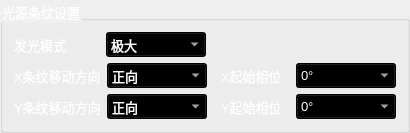
           <widget class="QGroupBox" name="groupBox_5">
            <property name="maximumSize">
             <size>
              <width>16777215</width>
              <height>400</height>
             </size>
            </property>
            <property name="font">
             <font>
              <pointsize>10</pointsize>
             </font>
            </property>
            <property name="styleSheet">
             <string notr="true">color: rgb(255, 255, 255);</string>
            </property>
            <property name="title">
             <string>光源条纹设置</string>
            </property>
            <layout class="QGridLayout" name="gridLayout_6">
             <item row="0" column="0">
              <layout class="QHBoxLayout" name="horizontalLayout_92">
               <item>
                <widget class="QLabel" name="label_105">
                 <property name="maximumSize">
                  <size>
                   <width>60</width>
                   <height>16777215</height>
                  </size>
                 </property>
                 <property name="font">
                  <font>
                   <pointsize>10</pointsize>
                  </font>
                 </property>
                 <property name="styleSheet">
                  <string notr="true">color: rgb(255, 255, 255);</string>
                 </property>
                 <property name="text">
                  <string>发光模式</string>
                 </property>
                </widget>
               </item>
               <item>
                <spacer name="horizontalSpacer_54">
                 <property name="orientation">
                  <enum>Qt::Horizontal</enum>
                 </property>
                 <property name="sizeType">
                  <enum>QSizePolicy::Fixed</enum>
                 </property>
                 <property name="sizeHint" stdset="0">
                  <size>
                   <width>34</width>
                   <height>20</height>
                  </size>
                 </property>
                </spacer>
               </item>
               <item>
                <widget class="QComboBox" name="LightMode">
                 <property name="minimumSize">
                  <size>
                   <width>100</width>
                   <height>25</height>
                  </size>
                 </property>
                 <property name="font">
                  <font>
                   <pointsize>10</pointsize>
                  </font>
                 </property>
                 <property name="styleSheet">
                  <string notr="true">background-color: rgb(0, 0, 0);
</string>
                 </property>
                 <item>
                  <property name="text">
                   <string>极大</string>
                  </property>
                 </item>
                 <item>
                  <property name="text">
                   <string>大</string>
                  </property>
                 </item>
                 <item>
                  <property name="text">
                   <string>标准</string>
                  </property>
                 </item>
                 <item>
                  <property name="text">
                   <string>小</string>
                  </property>
                 </item>
                 <item>
                  <property name="text">
                   <string>极小</string>
                  </property>
                 </item>
                </widget>
               </item>
               <item>
                <spacer name="horizontalSpacer_57">
                 <property name="orientation">
                  <enum>Qt::Horizontal</enum>
                 </property>
                 <property name="sizeType">
                  <enum>QSizePolicy::Fixed</enum>
                 </property>
                 <property name="sizeHint" stdset="0">
                  <size>
                   <width>190</width>
                   <height>20</height>
                  </size>
                 </property>
                </spacer>
               </item>
              </layout>
             </item>
             <item row="2" column="0">
              <layout class="QHBoxLayout" name="horizontalLayout_97">
               <item>
                <layout class="QHBoxLayout" name="horizontalLayout_98">
                 <item>
                  <widget class="QLabel" name="label_108">
                   <property name="maximumSize">
                    <size>
                     <width>100</width>
                     <height>16777215</height>
                    </size>
                   </property>
                   <property name="font">
                    <font>
                     <pointsize>10</pointsize>
                    </font>
                   </property>
                   <property name="styleSheet">
                    <string notr="true">color: rgb(255, 255, 255);</string>
                   </property>
                   <property name="text">
                    <string>Y条纹移动方向</string>
                   </property>
                  </widget>
                 </item>
                 <item>
                  <widget class="QComboBox" name="LightMode_5">
                   <property name="minimumSize">
                    <size>
                     <width>100</width>
                     <height>25</height>
                    </size>
                   </property>
                   <property name="font">
                    <font>
                     <pointsize>10</pointsize>
                    </font>
                   </property>
                   <property name="styleSheet">
                    <string notr="true">background-color: rgb(0, 0, 0);
</string>
                   </property>
                   <item>
                    <property name="text">
                     <string>正向</string>
                    </property>
                   </item>
                   <item>
                    <property name="text">
                     <string>反向</string>
                    </property>
                   </item>
                  </widget>
                 </item>
                </layout>
               </item>
               <item>
                <spacer name="horizontalSpacer_62">
                 <property name="orientation">
                  <enum>Qt::Horizontal</enum>
                 </property>
                 <property name="sizeType">
                  <enum>QSizePolicy::Fixed</enum>
                 </property>
                 <property name="sizeHint" stdset="0">
                  <size>
                   <width>8</width>
                   <height>17</height>
                  </size>
                 </property>
                </spacer>
               </item>
               <item>
                <layout class="QHBoxLayout" name="horizontalLayout_99">
                 <item>
                  <widget class="QLabel" name="label_109">
                   <property name="maximumSize">
                    <size>
                     <width>100</width>
                     <height>16777215</height>
                    </size>
                   </property>
                   <property name="font">
                    <font>
                     <pointsize>10</pointsize>
                    </font>
                   </property>
                   <property name="styleSheet">
                    <string notr="true">color: rgb(255, 255, 255);</string>
                   </property>
                   <property name="text">
                    <string>Y起始相位</string>
                   </property>
                  </widget>
                 </item>
                 <item>
                  <widget class="QComboBox" name="LightMode_6">
                   <property name="minimumSize">
                    <size>
                     <width>100</width>
                     <height>25</height>
                    </size>
                   </property>
                   <property name="font">
                    <font>
                     <pointsize>10</pointsize>
                    </font>
                   </property>
                   <property name="styleSheet">
                    <string notr="true">background-color: rgb(0, 0, 0);
</string>
                   </property>
                   <item>
                    <property name="text">
                     <string>0°</string>
                    </property>
                   </item>
                   <item>
                    <property name="text">
                     <string>90°</string>
                    </property>
                   </item>
                   <item>
                    <property name="text">
                     <string>180°</string>
                    </property>
                   </item>
                   <item>
                    <property name="text">
                     <string>270°</string>
                    </property>
                   </item>
                  </widget>
                 </item>
                </layout>
               </item>
              </layout>
             </item>
             <item row="1" column="0">
              <layout class="QHBoxLayout" name="horizontalLayout_94">
               <item>
                <layout class="QHBoxLayout" name="horizontalLayout_95">
                 <item>
                  <widget class="QLabel" name="label_106">
                   <property name="maximumSize">
                    <size>
                     <width>100</width>
                     <height>16777215</height>
                    </size>
                   </property>
                   <property name="font">
                    <font>
                     <pointsize>10</pointsize>
                    </font>
                   </property>
                   <property name="styleSheet">
                    <string notr="true">color: rgb(255, 255, 255);</string>
                   </property>
                   <property name="text">
                    <string>X条纹移动方向</string>
                   </property>
                  </widget>
                 </item>
                 <item>
                  <widget class="QComboBox" name="LightMode3">
                   <property name="minimumSize">
                    <size>
                     <width>100</width>
                     <height>25</height>
                    </size>
                   </property>
                   <property name="font">
                    <font>
                     <pointsize>10</pointsize>
                    </font>
                   </property>
                   <property name="styleSheet">
                    <string notr="true">background-color: rgb(0, 0, 0);
</string>
                   </property>
                   <item>
                    <property name="text">
                     <string>正向</string>
                    </property>
                   </item>
                   <item>
                    <property name="text">
                     <string>反向</string>
                    </property>
                   </item>
                  </widget>
                 </item>
                </layout>
               </item>
               <item>
                <spacer name="horizontalSpacer_61">
                 <property name="orientation">
                  <enum>Qt::Horizontal</enum>
                 </property>
                 <property name="sizeType">
                  <enum>QSizePolicy::Fixed</enum>
                 </property>
                 <property name="sizeHint" stdset="0">
                  <size>
                   <width>8</width>
                   <height>17</height>
                  </size>
                 </property>
                </spacer>
               </item>
               <item>
                <layout class="QHBoxLayout" name="horizontalLayout_96">
                 <item>
                  <widget class="QLabel" name="label_107">
                   <property name="maximumSize">
                    <size>
                     <width>100</width>
                     <height>16777215</height>
                    </size>
                   </property>
                   <property name="font">
                    <font>
                     <pointsize>10</pointsize>
                    </font>
                   </property>
                   <property name="styleSheet">
                    <string notr="true">color: rgb(255, 255, 255);</string>
                   </property>
                   <property name="text">
                    <string>X起始相位</string>
                   </property>
                  </widget>
                 </item>
                 <item>
                  <widget class="QComboBox" name="LightMode_4">
                   <property name="minimumSize">
                    <size>
                     <width>100</width>
                     <height>25</height>
                    </size>
                   </property>
                   <property name="font">
                    <font>
                     <pointsize>10</pointsize>
                    </font>
                   </property>
                   <property name="styleSheet">
                    <string notr="true">background-color: rgb(0, 0, 0);
</string>
                   </property>
                   <item>
                    <property name="text">
                     <string>0°</string>
                    </property>
                   </item>
                   <item>
                    <property name="text">
                     <string>90°</string>
                    </property>
                   </item>
                   <item>
                    <property name="text">
                     <string>180°</string>
                    </property>
                   </item>
                   <item>
                    <property name="text">
                     <string>270°</string>
                    </property>
                   </item>
                  </widget>
                 </item>
                </layout>
               </item>
              </layout>
             </item>
            </layout>
           </widget>
